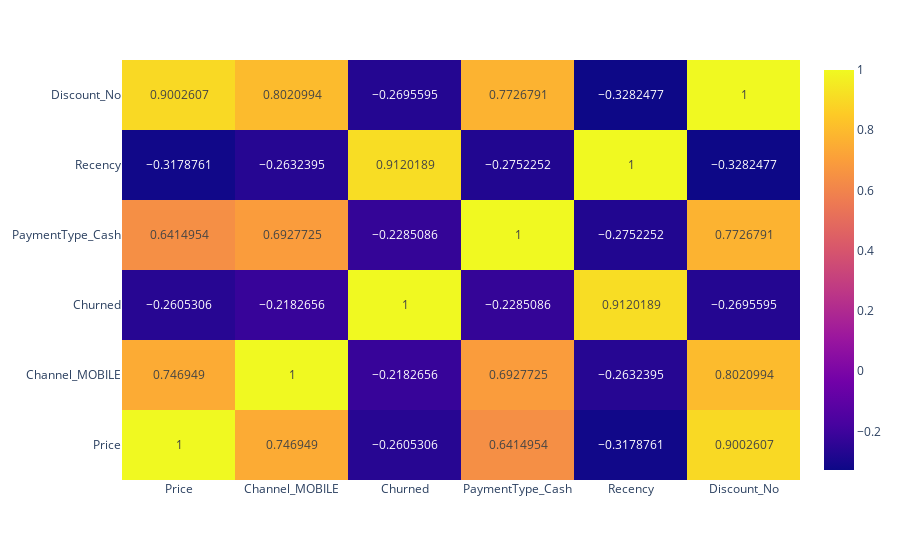

Source (notebook cell):
### Code cell
import plotly.express as px

fig = []

fig = px.imshow(most_corr, text_auto=True, aspect="auto", origin='lower')
fig.show()

### Figure 1 — Plotly figure (JSON) as saved in the notebook; plotly's stock layout.template omitted (floating-point values rounded to 4 significant figures)
{"data": [{"coloraxis": "coloraxis", "hovertemplate": "x: %{x}<br>y: %{y}<br>color: %{z}<extra></extra>", "name": "0", "texttemplate": "%{z}", "type": "heatmap", "x": ["Price", "Channel_MOBILE", "Churned", "PaymentType_Cash", "Recency", "Discount_No"], "xaxis": "x", "y": ["Price", "Channel_MOBILE", "Churned", "PaymentType_Cash", "Recency", "Discount_No"], "yaxis": "y", "z": [[1, 0.7469, -0.2605, 0.6415, -0.3179, 0.9003], [0.7469, 1, -0.2183, 0.6928, -0.2632, 0.8021], [-0.2605, -0.2183, 1, -0.2285, 0.912, -0.2696], [0.6415, 0.6928, -0.2285, 1, -0.2752, 0.7727], [-0.3179, -0.2632, 0.912, -0.2752, 1, -0.3282], [0.9003, 0.8021, -0.2696, 0.7727, -0.3282, 1]]}], "layout": {"coloraxis": {"colorscale": [[0, "#0d0887"], [0.1111, "#46039f"], [0.2222, "#7201a8"], [0.3333, "#9c179e"], [0.4444, "#bd3786"], [0.5556, "#d8576b"], [0.6667, "#ed7953"], [0.7778, "#fb9f3a"], [0.8889, "#fdca26"], [1, "#f0f921"]]}, "margin": {"t": 60}, "xaxis": {"anchor": "y", "domain": [0, 1]}, "yaxis": {"anchor": "x", "autorange": true, "domain": [0, 1]}}}
